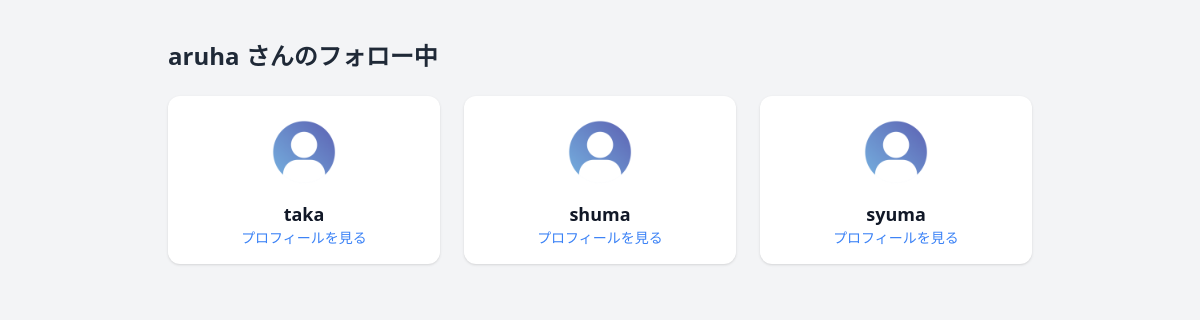
Page /profile/aruha/following on the committed database.
### models.py (models this page shows)
class User(Base):
    __tablename__ = "users"
    id = Column(Integer, primary_key=True, index=True)
    username = Column(String, unique=True, index=True)
    hashed_password = Column(String)

### main.py (the view)
@app.get("/profile/{username}/following", response_class=HTMLResponse)
def profile_following(request: Request, username: str, me: str = Cookie(default=None)):
    db = SessionLocal()
    follows = db.query(Follow).filter(Follow.follower == username).all()
    users = []
    for f in follows:
        user = db.query(User).filter(User.username == f.following).first()
        if user:
            user.is_following = db.query(Follow).filter(
                Follow.follower == me, Follow.following == user.username
            ).first() is not None
            users.append(user)
    db.close()
    return templates.TemplateResponse("user_list_common.html", {
        "request": request,
        "username": username,
        "me": me,
        "users": users,
        "title": "フォロー中"
    })

### templates/user_list_common.html (shortened to what this page needs)
<!DOCTYPE html>
<html lang="ja">
<head>
    <script src="https://cdn.tailwindcss.com"></script>
</head>
<body class="bg-gray-100">
<main class="max-w-4xl mx-auto py-10 px-4">
    <h1 class="text-2xl font-bold text-gray-800 mb-6">{{ username }} さんの{{ title }}</h1>
    <div class="grid grid-cols-1 sm:grid-cols-2 md:grid-cols-3 gap-6">
        {% for user in users %}
        <div class="bg-white rounded-xl shadow p-4 flex flex-col items-center text-center">
            <img src="{{ user.icon_path or '/static/default-icon.png' }}" class="w-20 h-20 rounded-full object-cover mb-2" alt="アイコン">
            <h2 class="text-lg font-semibold text-gray-900">{{ user.username }}</h2>
            <a href="/user/{{ user.username }}" class="text-blue-500 hover:underline text-sm">プロフィールを見る</a>
        </div>
        {% endfor %}
    </div>
</main>
</body>
</html>

### rows in the picture
User: username "taka"
User: username "shuma"
User: username "syuma"

### other values in the picture
{{ username }} "aruha"
{{ title }} "フォロー中"
